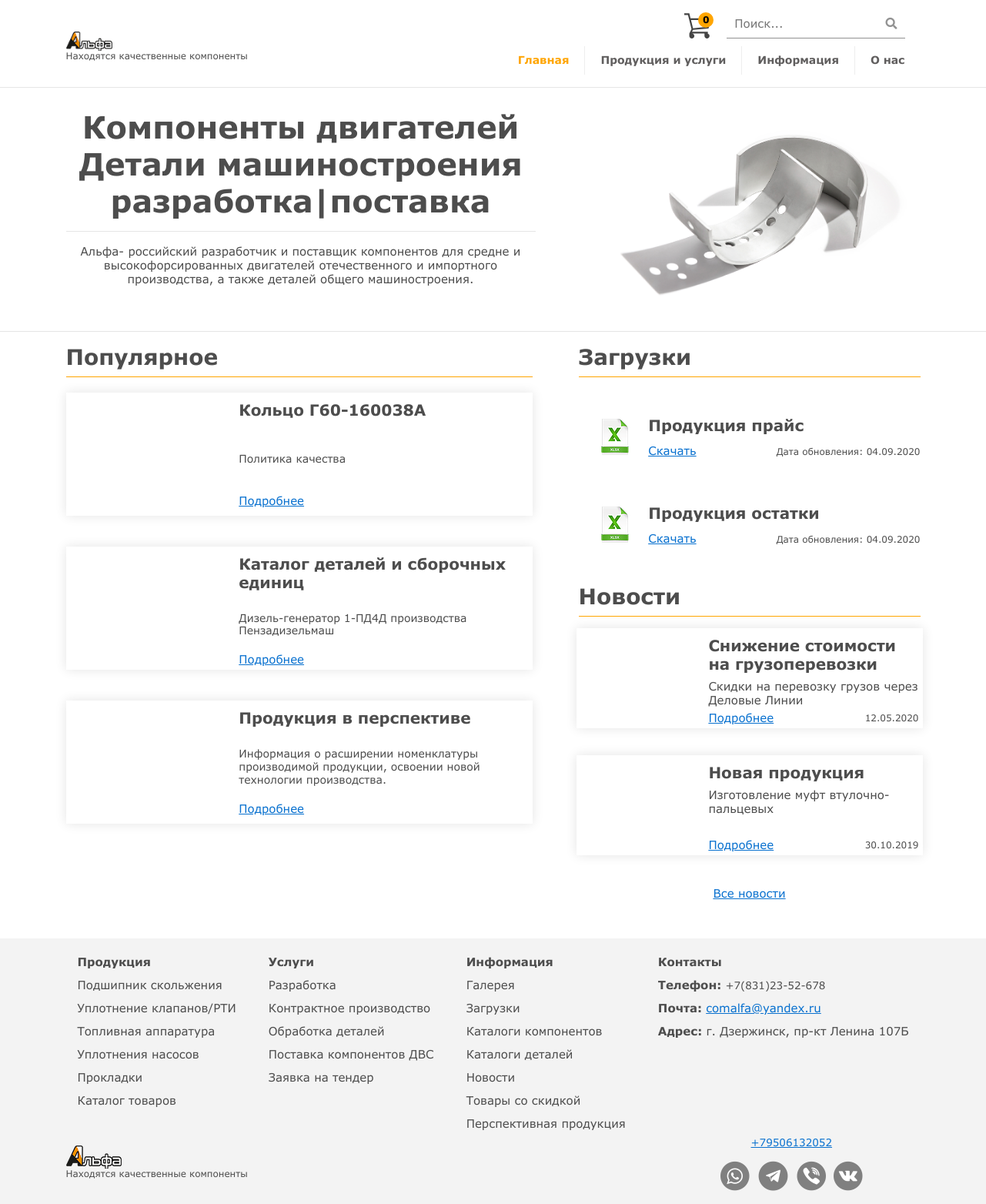
The page / on the database its author committed.
### main/models.py (models this page shows, shortened)
class PopularUrl(models.Model):
    def get_image_path(self, filename):
        ext = filename.split('.')[-1]
        path = ''.join(["images/",translit.slugify(filename.strip()),'.',ext])
        return path
    title = models.CharField(max_length = 200, verbose_name='Заголовок')
    img = models.ImageField(upload_to=get_image_path, verbose_name='Фото')
    shortDescription = models.CharField(max_length = 400, verbose_name='Короткое описание')
    uri = models.CharField(max_length = 200, verbose_name='Ссылка на источник')
    created_at = models.DateTimeField(auto_now_add=True, verbose_name='Дата добавление (автозаполнение)')
    class Meta:
        verbose_name = u'Популярное'
        verbose_name_plural = u'Популярное'

class Documents(models.Model):
    def get_image_path(self, filename):
        ext = filename.split('.')[-1]
        path = ''.join(["docs/",translit.slugify(filename.strip()),'.',ext])
        return path
    name = models.CharField(max_length = 200, verbose_name='Название')
    data = models.FileField(upload_to=get_image_path, verbose_name='Документ pdf/excel')
    date = models.CharField(max_length = 30, verbose_name='Дата публикации', blank = True)
    created_at = models.DateTimeField(auto_now_add=True, verbose_name='Дата добавление (автозаполнение)')
    class Meta:
        verbose_name = u'Документ (Загрузки)'
        verbose_name_plural = u'Документы (Загрузки)'

class News(models.Model):
    def get_image_path(self, filename):
        ext = filename.split('.')[-1]
        path = ''.join(["images/",translit.slugify(filename.strip()),'.',ext])
        return path
    title = models.CharField(max_length = 200, verbose_name='Заголовок')
    img = models.ImageField(upload_to=get_image_path, verbose_name='Фото')
    date = models.CharField(max_length = 30, verbose_name='Дата публикации', blank = True)
    longDescription = models.TextField(verbose_name='Описание')
    shortDescription = models.CharField(max_length = 200, verbose_name='Короткое описание')
    visible = models.BooleanField(default=True, verbose_name='Показывать новость')
    created_at = models.DateTimeField(auto_now_add=True)
    class Meta:
        verbose_name = u'Новость'
        verbose_name_plural = u'Новости'

### main/views.py (the view)
# urls.py: path('', views.index, name='index'),
def index(request):
    news = News.objects.filter(visible=True).order_by('-created_at')[:2]
    files = Documents.objects.filter().order_by('-created_at')[:2]
    popular = PopularUrl.objects.filter().order_by('-created_at')[:3]
    context = {}
    context['docs'] = files
    context['news'] = news
    context['popular'] = popular
    return render(request, 'index.html', context)

### main/templates/index.html (shortened to what this page needs)
{% extends "base.html" %}
{% load static %}
{% block links %}
<link rel="stylesheet" href="{% static 'css/owl.carousel.min.css' %}">
<link rel="stylesheet" href="{% static 'css/owl.theme.default.min.css' %}">
{% endblock links %}
{% block content %}
<section class="main-info container">
    <div class="main-info__title">
        <h1 style="text-align: center;" class="index__title">Компоненты&nbsp;двигателей
            Детали&nbsp;машиностроения
            разработка|поставка</h1>
        <hr>
        <p style="text-align: center;">Альфа- российский разработчик и поставщик компонентов для средне и высокофорсированных двигателей
            отечественного и импортного производства, а также деталей общего машиностроения.
        </p>
    </div>
    <div class="main-info__slider">
        <div class="owl-carousel">
            <div class="owl-carousel__item"><img src="{% static 'img/1.jpeg' %}" alt=""></div>
        </div>
    </div>
</section>
<hr>
<section class="container info">
    <div class="info-popular">
        <h2>Популярное</h2>
        <div class="column__wrapper">
            {% for popular_item in popular %}
            <div class="popular-item">
                <a href="{{popular_item.uri}}" class="popular-item__img" style="background: url({{popular_item.img.url}}) no-repeat center/100%;">
                </a>
                <div class="popular-item__title">
                    <h3>{{popular_item.title}}</h3>
                </div>
                <div class="popular-item__description">
                    {{popular_item.shortDescription}}
                </div>
                <div class="popular-item__about">
                    <a href="{{popular_item.uri}}">Подробнее</a>
                </div>
            </div>
            {% endfor %}
        </div>
    </div>
    <div class="info-sidebar">
        <div class="info-downloads">
            <h2>Загрузки</h2>
            <div class="column__wrapper">
                {% for doc in docs %}
                <div class="download-item">
                    <div class="download-item__img">
                        <img src="{% static 'img/excel.png' %}" alt="" width="54px">
                    </div>
                    <div class="download-item__title">
                        <h3>{{ doc.name }}</h3>
                    </div>
                    <div class="download-item__about">
                        <a href="{{ doc.data.url }}">Скачать</a><span
                            style="float: right; font-size: 12px;">Дата обновления: {{doc.date}}</span>
                    </div>
                </div>
                {% endfor %}
            </div>
        </div>
        <div class="info-news">
            <h2>Новости</h2>
            <div class="column__wrapper">
                {% for news_item in news %}
                <div class="news-item">
                    <a href="/news/{{ news_item.id }}" class="news-item__img" style="background: url({{news_item.img.url}}) no-repeat center/70%;">
                    </a>
                    <div class="news-item__title-index">
                        <h3>{{ news_item.title }}</h3>
                    </div>
                    <div class="news-item__description">
                        {{news_item.shortDescription}}
                    </div>
                    <div class="news-item__about">
                        <a href="/news/{{ news_item.id }}">Подробнее</a><span
                            style="float: right; bottom: 0; font-size: 12px;">{{news_item.date}}</span>
                    </div>
                </div>
                {% endfor %}
            </div>
            <div class="news-more" style="text-align: center; padding: 20px 0 50px 0;">
                <a href="news/">Все новости</a>
            </div>
        </div>
    </div>
</section>
{% endblock content %}

### main/templates/base.html (shortened to what this page needs)
{% load static %}
<!DOCTYPE html>
<html lang="ru">
<head>
    <link rel="stylesheet" href="https://maxcdn.bootstrapcdn.com/bootstrap/4.0.0/css/bootstrap.min.css"
>
    <link rel="stylesheet" href="{% static 'css/style.css' %}">
    <link rel="stylesheet" href="{% static 'css/flaticon.css' %}">
    <link rel="stylesheet" href="{% static 'css/mobile_style.css' %}">
    <link href="{% static 'css/all.css' %}" rel="stylesheet">
    {% block links %}
    {% endblock links %}
</head>
<body>
    <header class="container">
        <div class="header">
            <a href="/" class="header-logo">
                <img src="{% static 'img/logo.png' %}" alt="">
                <p>Находятся качественные компоненты</p>
            </a>
            <div class="header-menu">
                <div class="menu-find">
                    <a href="/cart/" class="main-cart">
                        <img src="{% static '/css/fonts/shopping-cart_icon-icons.com_69913.svg' %}" width="35px"
                            height="35px" alt="">
                        <div class="main-cart-info">0</div>
                    </a>
                    <div class="input-form-search">
                        <div class="input_search_wrapper">
                            <input type="search" id="site-search" class="search_input" placeholder="Поиск..." name="q"
                                aria-label="Search through site content">
                            <i class="fas fa-search search_btn"></i>
                        </div>
                    </div>
                </div>
                <nav>
                    <ul class="topmenu">
                        <li><a href="/" class="{% if request.path == '/' %}active_url {% endif %}">Главная</a></li>
                        <li><a href="#" style="cursor: default;"
                                class="{% with 'goodscat services product tender bearing seals fuel sealspump gasket manufacturing development turning trade' as list %}
                                {% if request.resolver_match.url_name in list.split %}active_url {% endif %}{% endwith %}">Продукция и
                                услуги</a>
                        </li>
                        <li><a href="#" style="cursor: default;"
                                class="{% with 'gallery download_docs sales perspective componentcat category news' as list %}
                            {% if request.resolver_match.url_name in list.split %}active_url {% endif %}{% endwith %}">Информация</a>
                        </li>
                        <li><a href="#" style="cursor: default;"
                                class="{% with 'contact geo sert about' as list %}
                            {% if request.resolver_match.url_name in list.split %}active_url {% endif %}{% endwith %}">О нас</a>
                        </li>
                    </ul>
                </nav>
            </div>
        </div>
    </header>
    <hr>
    <main>
        {% block content %}
        {% endblock content %}
    </main>
    <footer>
        <div class="container ">
            <div class="footer-menu">
                <div class="footer-menu-item">
                    <ul class="footer-item__list">
                        <li>Продукция</li>
                        <li><a href="/bearing">Подшипник скольжения</a></li>
                        <li><a href="/seals">Уплотнение клапанов/РТИ</a></li>
                        <li><a href="/fuel">Топливная аппаратура</a></li>
                        <li><a href="/sealspump">Уплотнения насосов</a></li>
                        <li><a href="/gasket">Прокладки</a></li>
                        <li><a href="/goodscat">Каталог товаров</a></li>
                    </ul>
                </div>
                <div class="footer-menu-item">
                    <ul class="footer-item__list">
                        <li>Услуги</li>
                        <li><a href="/development">Разработка</a></li>
                        <li><a href="/manufacturing">Контрактное производство</a></li>
                        <li><a href="/turning">Обработка деталей</a></li>
                        <li><a href="/trade">Поставка компонентов ДВС</a></li>
                        <li><a href="/tender">Заявка на тендер</a></li>
                    </ul>
                </div>
                <div class="footer-menu-item">
                    <ul class="footer-item__list">
                        <li>Информация</li>
                        <li><a href="/gallery">Галерея</a></li>
                        <li><a href="/downloads">Загрузки</a></li>
                        <li><a href="/componentcat">Каталоги компонентов</a></li>
                        <li><a href="/category">Каталоги деталей</a></li>
                        <li><a href="/news">Новости</a></li>
                        <li><a href="/sales">Товары со скидкой</a></li>
                        <li><a href="/perspective">Перспективная продукция</a></li>
                    </ul>
                </div>
                <div class="footer-menu-item" itemscope itemtype="http://schema.org/Organization">
                    <ul class="footer-item__list">
                        <li>Контакты</li>
                        <li>
                            <span class="bold">Телефон: </span> <span style="font-size: .9em;"><a
                                    href="tel:+783132351678" style="font-size: 1em;"
                                    itemprop="telephone">+7(831)23-52-678</a></span>
                        </li>
                        <li><span class="bold">Почта: </span><a href="mailto:comalfa@yandex.ru" class="default_a"
                                itemprop="email">comalfa@yandex.ru</a></li>
                        <li itemprop="address" itemscope itemtype="http://schema.org/PostalAddress">
                            <span class="bold">Адрес: </span><span itemprop="streetAddress">г. Дзержинск, пр-кт Ленина
                                107Б</span>
                        </li>
                    </ul>
                </div>
            </div>
            <div class="footer-about">
                <a href="/" class="footer-about-item">
                    <img src="{% static 'img/logo.png' %}" alt="">
                    <p style="font-size: 12px;">Находятся качественные компоненты</p>
                </a>
                <div class="footer-about-social">
                    <div class="footer-about-social__phone">
                        <a href="tel:+79506132052" style="font-size: .9em;" itemprop="telephone"
                            class="default_a">+79506132052</a>
                    </div>
                    <div class="footer-about-social__socials">
                        <a href="whatsapp://send?phone=+79506132052" class="soc">
                            <span class="icon-iconfinder_whatsapp_287520"><span class="path1"></span></span>
                        </a>
                        <a href="/" class="soc">
                            <span class="icon-iconfinder_social-56_1591869" style="font-size: 42px; "><span
                                    class="path1"></span></span>
                        </a>
                        <a href="viber://chat?number=%2B79506132052" class="soc">
                            <span class="icon-iconfinder_Asset_38_6467930"><span class="path1"></span></span>
                        </a>
                        <a href="https://vk.com/id560397668" class="soc">
                            <span class="icon-iconfinder_vk_834714"><span class="path1"></span></span>
                        </a>
                    </div>
                </div>
            </div>
        </div>
    </footer>
</body>
</html>

### static/css/all.css (style rules this page uses)
.fa, .fas, .far, .fal, .fad, .fab { -moz-osx-font-smoothing: grayscale; -webkit-font-smoothing: antialiased; display: inline-block; font-style: normal; font-variant: normal; text-rendering: auto; line-height: 1; }
.fa-search:before { content: "\f002"; }
.fa, .fas { font-family: 'Font Awesome 5 Free'; font-weight: 900; }

### rows shown on the page
PopularUrl: title "Кольцо Г60-160038А", shortDescription "Политика качества"
PopularUrl: title "Каталог деталей и сборочных единиц", shortDescription "Дизель-генератор 1-ПД4Д производства Пензадизельмаш"
PopularUrl: title "Продукция в перспективе", shortDescription "Информация о расширении номенклатуры производимой продукции, освоении новой технологии производства."
Documents: name "Продукция прайс", date "04.09.2020"
Documents: name "Продукция остатки", date "04.09.2020"
News: title "Снижение стоимости на грузоперевозки", shortDescription "Скидки на перевозку грузов через Деловые Линии", date "12.05.2020"
News: title "Новая продукция", shortDescription "Изготовление муфт втулочно-пальцевых", date "30.10.2019"
